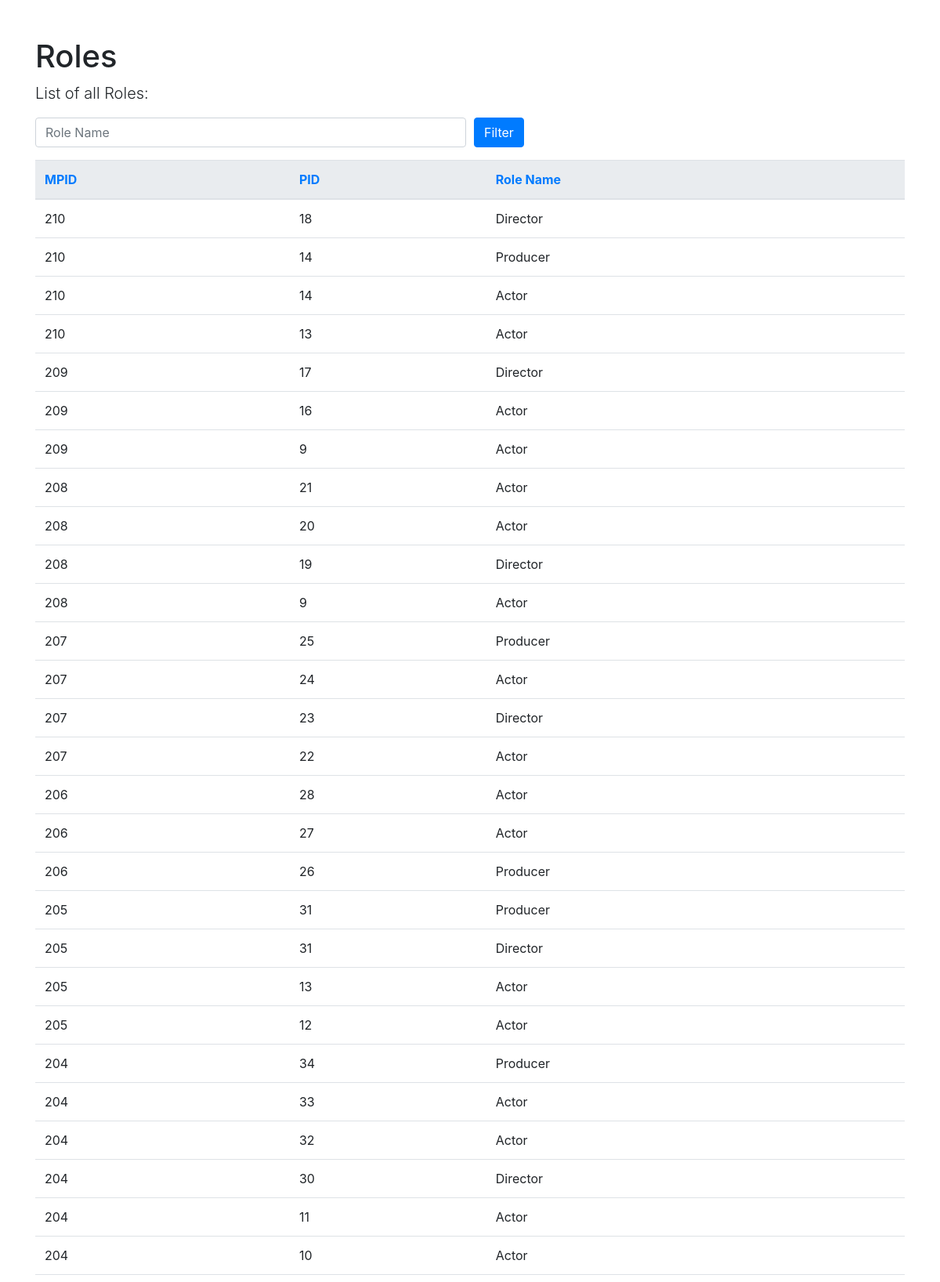
The page /role.php (upper part) on the database its author committed.
### tables this page shows
CREATE TABLE `Role` (
  `mpid` int(11) NOT NULL,
  `pid` int(20) NOT NULL,
  `role_name` varchar(255) NOT NULL
);

### role.php (the view, shortened to what this page needs)
<!DOCTYPE html>
<html lang="en">
<head>
    <link rel="stylesheet" href="https://stackpath.bootstrapcdn.com/bootstrap/4.3.1/css/bootstrap.min.css">
</head>
<body>
    <div class="container">
        <h1 class="mt-5">Roles</h1>
        <p class="lead">List of all Roles:</p>
        <form method="get" action="role.php" class="mb-3">
            <div class="form-row">
                <div class="col">
                    <input type="text" class="form-control" name="role_name" placeholder="Role Name" value="<?php echo isset($_GET['role_name']) ? htmlspecialchars($_GET['role_name']) : ''; ?>">
                </div>
                <div class="col">
                    <button type="submit" class="btn btn-primary">Filter</button>
                </div>
            </div>
        </form>
        <table class="table">
            <thead class="thead-light">
                <tr>
                    <th><a href="?sort=<?php echo isset($_GET['sort']) && $_GET['sort'] === 'mpid_desc' ? 'mpid_asc' : 'mpid_desc'; ?>&role_name=<?php echo isset($_GET['role_name']) ? urlencode($_GET['role_name']) : ''; ?>">MPID</a></th>
                    <th><a href="?sort=<?php echo isset($_GET['sort']) && $_GET['sort'] === 'pid_desc' ? 'pid_asc' : 'pid_desc'; ?>&role_name=<?php echo isset($_GET['role_name']) ? urlencode($_GET['role_name']) : ''; ?>">PID</a></th>
                    <th><a href="?sort=<?php echo isset($_GET['sort']) && $_GET['sort'] === 'role_name_desc' ? 'role_name_asc' : 'role_name_desc'; ?>&role_name=<?php echo isset($_GET['role_name']) ? urlencode($_GET['role_name']) : ''; ?>">Role Name</a></th>
                </tr>
            </thead>
            <tbody>
                <?php
                $servername = "localhost";
                $username = "root";
                $password = "";
                $dbname = "COSI127b";
                try {
                    $conn = new PDO("mysql:host=$servername;dbname=$dbname", $username, $password);
                    $conn->setAttribute(PDO::ATTR_ERRMODE, PDO::ERRMODE_EXCEPTION);
                    $sort = isset($_GET['sort']) ? $_GET['sort'] : 'mpid_desc';
                    $sort_arr = explode('_', $sort);
                    $sort_field = $sort_arr[0];
                    $sort_order = end($sort_arr);
                    $sql = "SELECT mpid, pid, role_name FROM Role";
                    if($sort_field!="role") {
                    $sql .= " ORDER BY $sort_field";
                } else {
                    $sql .= " ORDER BY role_name";
                }
                    if ($sort_order === 'desc') {
                        $sql .= " DESC";
                    } else {
                        $sql .= " ASC";
                    }
                    $stmt = $conn->prepare($sql);
                    $stmt->execute();
                    $results = $stmt->fetchAll(PDO::FETCH_ASSOC);
                    foreach ($results as $row) {
                        echo "<tr>
                                <td>{$row['mpid']}</td>
                                <td>{$row['pid']}</td>
                                <td>{$row['role_name']}</td>
                              </tr>";
                    }
                } catch(PDOException $e) {
                    echo "Error: " . $e->getMessage();
                }
                ?>
            </tbody>
        </table>
    </div>
</body>
</html>

### rows shown on the page
role: mpid "210", pid "18", role_name "Director"
role: mpid "210", pid "14", role_name "Producer"
role: mpid "210", pid "14", role_name "Actor"
role: mpid "210", pid "13", role_name "Actor"
role: mpid "209", pid "17", role_name "Director"
role: mpid "209", pid "16", role_name "Actor"
role: mpid "209", pid "9", role_name "Actor"
role: mpid "208", pid "21", role_name "Actor"
role: mpid "208", pid "20", role_name "Actor"
role: mpid "208", pid "19", role_name "Director"
role: mpid "208", pid "9", role_name "Actor"
role: mpid "207", pid "25", role_name "Producer"
role: mpid "207", pid "24", role_name "Actor"
role: mpid "207", pid "23", role_name "Director"
role: mpid "207", pid "22", role_name "Actor"
role: mpid "206", pid "28", role_name "Actor"
role: mpid "206", pid "27", role_name "Actor"
role: mpid "206", pid "26", role_name "Producer"
role: mpid "205", pid "31", role_name "Producer"
role: mpid "205", pid "31", role_name "Director"
role: mpid "205", pid "13", role_name "Actor"
role: mpid "205", pid "12", role_name "Actor"
role: mpid "204", pid "34", role_name "Producer"
role: mpid "204", pid "33", role_name "Actor"
role: mpid "204", pid "32", role_name "Actor"
role: mpid "204", pid "30", role_name "Director"
role: mpid "204", pid "11", role_name "Actor"
role: mpid "204", pid "10", role_name "Actor"
